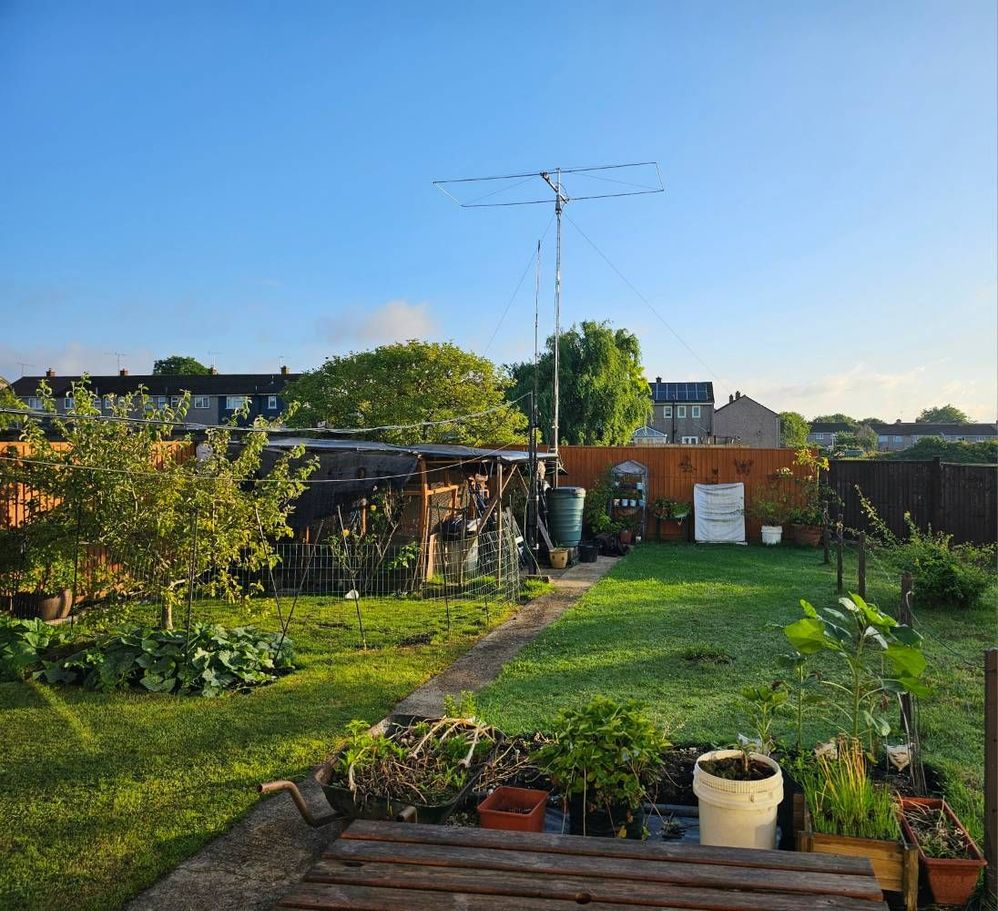
#> input picture image.jpeg, 998 x 911 px
$ jupyter execute colorvision.ipynb
#> lines starting #> are read from the running program, lines starting #| are printed output that depends on the picture
#> further down, image is the input picture: PIL image 998x911 RGB; mean R, G, B 100.9, 124.2, 124.2
<a href="https://colab.research.google.com/github/Zahra-Gholami/Vision-for-ColorBlind/blob/main/colorvision.ipynb" target="_parent"></a>

[cell 1]
from PIL import Image
import numpy as np
import matplotlib.pyplot as plt

Conversion Matrix for **Protanopia**

[cell 2]
def simulate_protanopia(image):
    transform_matrix = np.array([
        [0.567, 0.433, 0],
        [0.558, 0.442, 0],
        [0, 0.242, 0.758]
    ])
    data = np.dot(np.array(image), transform_matrix.T)
    data = np.clip(data, 0, 255).astype(np.uint8)
    return Image.fromarray(data)

Conversion Matrix for **Deuteranopia**

[cell 3]
def simulate_deuteranopia(image):
    transform_matrix = np.array([
        [0.625, 0.375, 0],
        [0.7, 0.3, 0],
        [0, 0.3, 0.7]
    ])
    data = np.dot(np.array(image), transform_matrix.T)
    data = np.clip(data, 0, 255).astype(np.uint8)
    return Image.fromarray(data)

Conversion Matrix for **Tritanopia**

[cell 4]
def simulate_tritanopia(image):
    # ماتریس تبدیل برای Tritanopia
    transform_matrix = np.array([
        [0.95, 0.05, 0],
        [0, 0.433, 0.567],
        [0, 0.475, 0.525]
    ])
    # اعمال ماتریس تبدیل به تصویر
    data = np.dot(np.array(image), transform_matrix.T)
    data = np.clip(data, 0, 255).astype(np.uint8)
    return Image.fromarray(data)

Increase the contrast of green and blue colors

[cell 5]
def optimize_for_protanopia(image):
    data = np.array(image)
    data[:, :, 1] = np.clip(data[:, :, 1] * 1.5, 0, 255)  # green
    data[:, :, 2] = np.clip(data[:, :, 2] * 1.2, 0, 255)  # blue
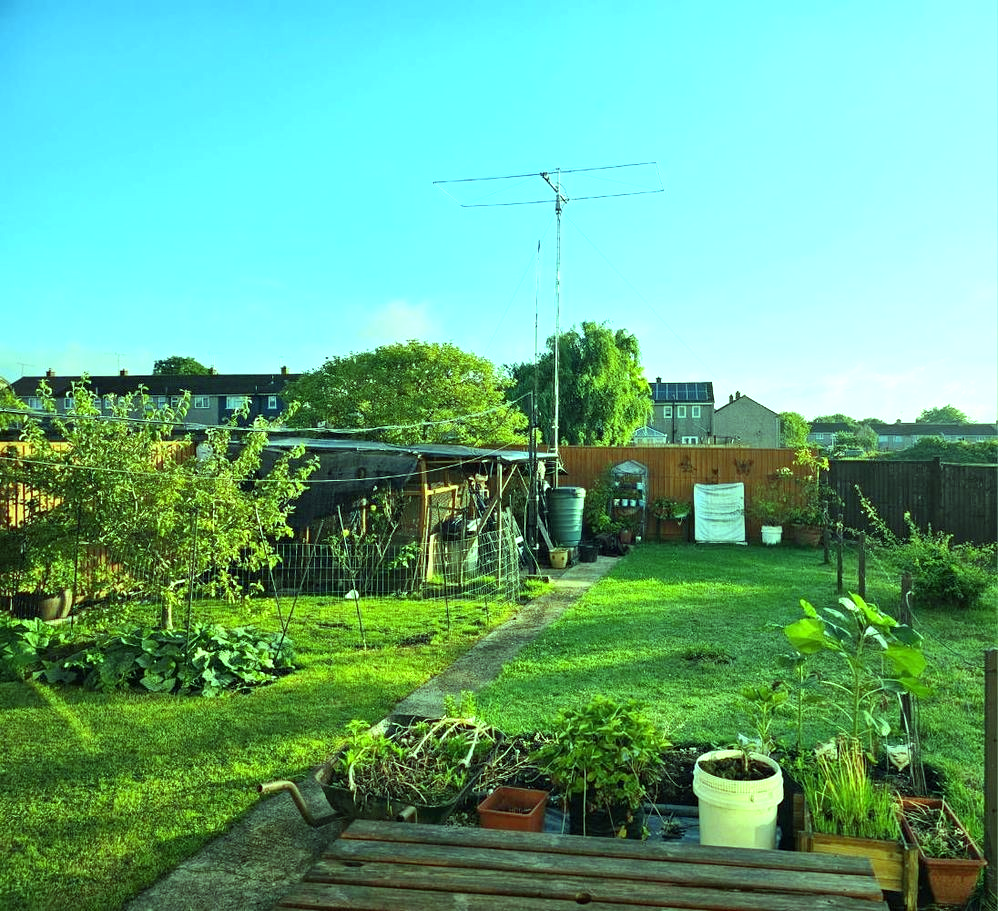
#> data: shape (911, 998, 3); mean R, G, B 100.9, 172.9, 137.1
    return Image.fromarray(data)

Increase the contrast of red and blue colors

[cell 6]
def optimize_for_deuteranopia(image):
    data = np.array(image)
    data[:, :, 0] = np.clip(data[:, :, 0] * 1.5, 0, 255)  # red
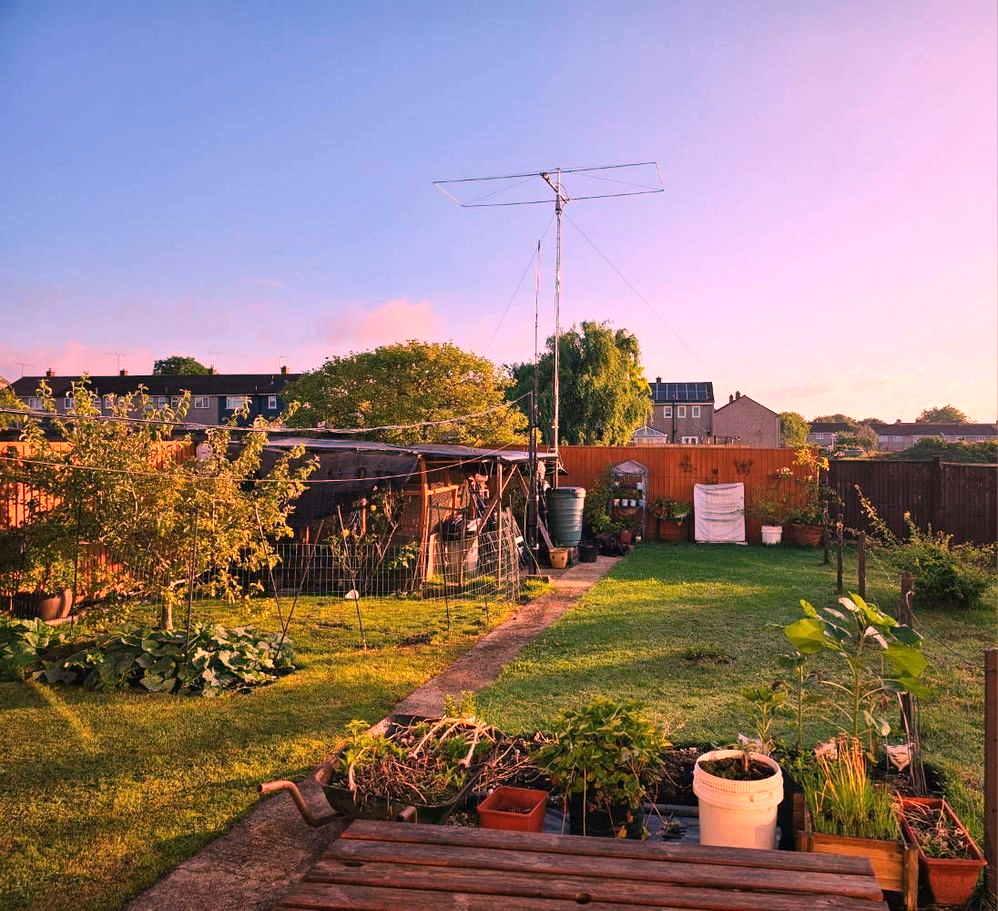
#> data: shape (911, 998, 3); mean R, G, B 147, 124.2, 124.2
    data[:, :, 2] = np.clip(data[:, :, 2] * 1.2, 0, 255)  # blue
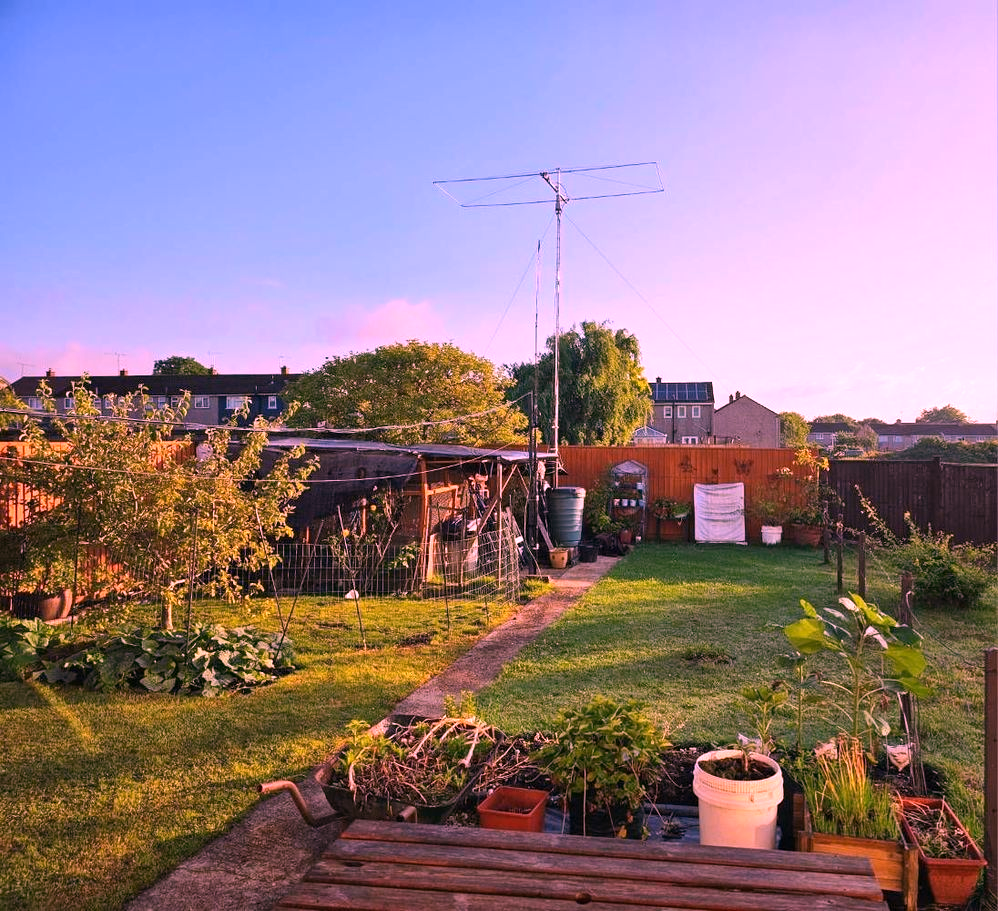
#> data: shape (911, 998, 3); mean R, G, B 147, 124.2, 137.1
    return Image.fromarray(data)

Increase the contrast of green and red colors

[cell 7]
def optimize_for_tritanopia(image):
    data = np.array(image)
    data[:, :, 0] = np.clip(data[:, :, 0] * 1.5, 0, 255)  # red
    data[:, :, 1] = np.clip(data[:, :, 1] * 1.2, 0, 255)  # green
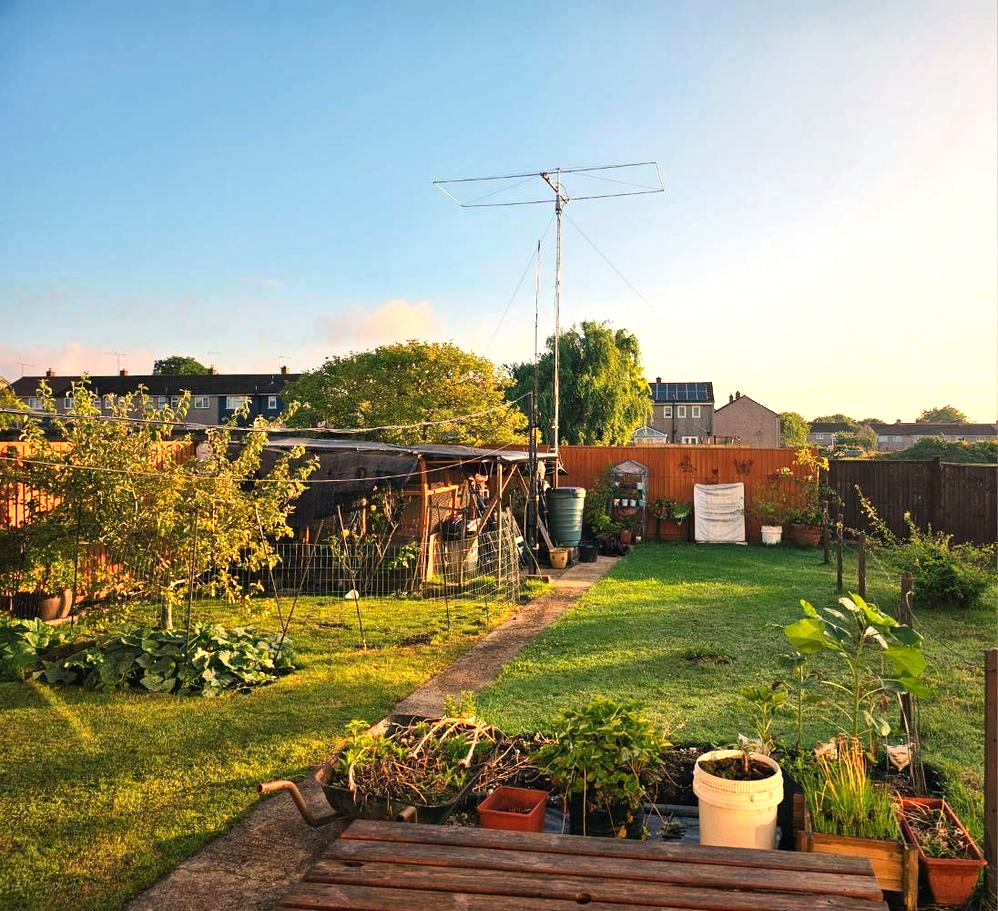
#> data: shape (911, 998, 3); mean R, G, B 147, 147.7, 124.2
    return Image.fromarray(data)

Upload image

[cell 8]
image = Image.open("image.jpeg").convert("RGB")

Color blindness simulation

[cell 9]
protanopia_image = simulate_protanopia(image)
deuteranopia_image = simulate_deuteranopia(image)
tritanopia_image = simulate_tritanopia(image)

Image optimization for any type of color blindness

[cell 10]
optimized_protanopia = optimize_for_protanopia(image)
optimized_deuteranopia = optimize_for_deuteranopia(image)
optimized_tritanopia = optimize_for_tritanopia(image)

Show image

[cell 11]
plt.figure(figure=(15.10))

Original image

[cell 12]
plt.subplot(3, 3, 1)
plt.imshow(image)
plt.title("Original Image")

Protanopia Simulation and Optimization

[cell 13]
# Simulation
plt.subplot(3, 3, 1)
plt.imshow(protanopia_image)
plt.title("Protanopia Simulation")

# Optimization
plt.subplot(3, 3, 3)
plt.imshow(optimized_protanopia)
plt.title("Optimized for Protanopia")

Deuteranopia Simulation and Optimization

[cell 14]
# Simulation
plt.subplot(3, 3, 1)
plt.imshow(deuteranopia_image)
plt.title("Deuteranopia Simulation")

#  Optimization
plt.subplot(3, 3, 3)
plt.imshow(optimized_deuteranopia)
plt.title("Optimized for Deuteranopia")

Tritanopia Simulation and Optimization

[cell 15]
#  Simulation
plt.subplot(3, 3, 1)
plt.imshow(tritanopia_image)
plt.title("Tritanopia Simulation")

# Optimization
plt.subplot(3, 3, 3)
plt.imshow(optimized_tritanopia)
plt.title("Optimized for Tritanopia")
